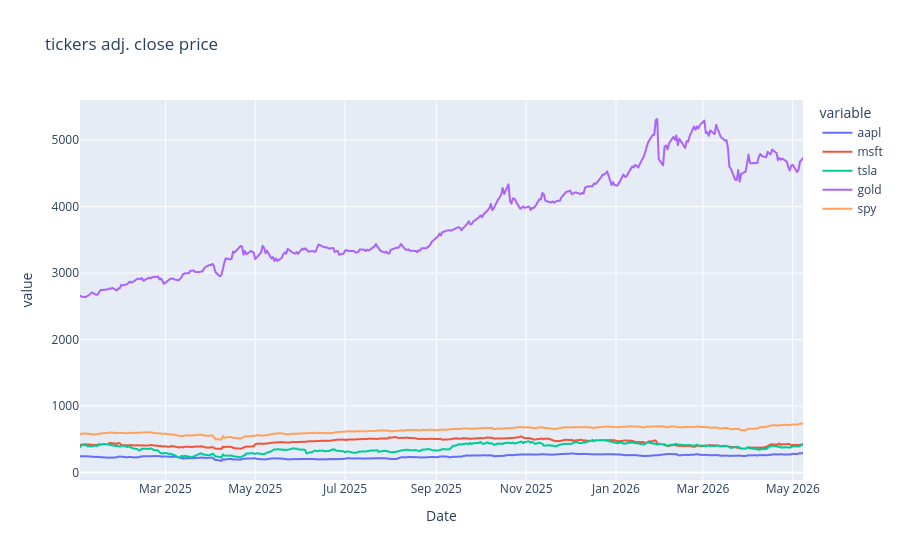

The notebook cell this image was saved under:
### Code cell
px.line(data_frame=df, title='tickers adj. close price')

### Figure 1 — Plotly figure (JSON) as saved in the notebook; plotly's stock layout.template omitted (floating-point values rounded to 4 significant figures; data arrays with more than 128 entries replaced by an {"elided": "..."} marker saying what was removed)
{"data": [{"hovertemplate": "variable=aapl<br>Date=%{x}<br>value=%{y}<extra></extra>", "legendgroup": "aapl", "line": {"color": "#636efa", "dash": "solid"}, "marker": {"symbol": "circle"}, "mode": "lines", "name": "aapl", "showlegend": true, "type": "scattergl", "x": {"elided": "338 str values"}, "xaxis": "x", "y": {"elided": "338 float values"}, "yaxis": "y"}, {"hovertemplate": "variable=msft<br>Date=%{x}<br>value=%{y}<extra></extra>", "legendgroup": "msft", "line": {"color": "#EF553B", "dash": "solid"}, "marker": {"symbol": "circle"}, "mode": "lines", "name": "msft", "showlegend": true, "type": "scattergl", "x": {"elided": "338 str values"}, "xaxis": "x", "y": {"elided": "338 float values"}, "yaxis": "y"}, {"hovertemplate": "variable=tsla<br>Date=%{x}<br>value=%{y}<extra></extra>", "legendgroup": "tsla", "line": {"color": "#00cc96", "dash": "solid"}, "marker": {"symbol": "circle"}, "mode": "lines", "name": "tsla", "showlegend": true, "type": "scattergl", "x": {"elided": "338 str values"}, "xaxis": "x", "y": {"elided": "338 float values"}, "yaxis": "y"}, {"hovertemplate": "variable=gold<br>Date=%{x}<br>value=%{y}<extra></extra>", "legendgroup": "gold", "line": {"color": "#ab63fa", "dash": "solid"}, "marker": {"symbol": "circle"}, "mode": "lines", "name": "gold", "showlegend": true, "type": "scattergl", "x": {"elided": "338 str values"}, "xaxis": "x", "y": {"elided": "338 float values"}, "yaxis": "y"}, {"hovertemplate": "variable=spy<br>Date=%{x}<br>value=%{y}<extra></extra>", "legendgroup": "spy", "line": {"color": "#FFA15A", "dash": "solid"}, "marker": {"symbol": "circle"}, "mode": "lines", "name": "spy", "showlegend": true, "type": "scattergl", "x": {"elided": "338 str values"}, "xaxis": "x", "y": {"elided": "338 float values"}, "yaxis": "y"}], "layout": {"legend": {"title": {"text": "variable"}, "tracegroupgap": 0}, "title": {"text": "tickers adj. close price"}, "xaxis": {"anchor": "y", "domain": [0, 1], "title": {"text": "Date"}}, "yaxis": {"anchor": "x", "domain": [0, 1], "title": {"text": "value"}}}}
